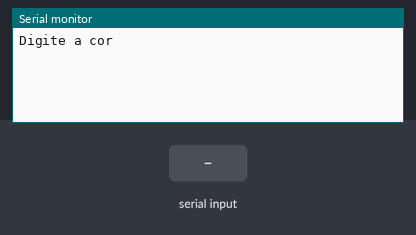
Bench run of a sketch on a simulated Arduino Uno, built with avr-gcc and run on an emulated ATmega328P. Parts: the last lines printed to the serial monitor. Inputs (shaded band) come from the test bench.

Above: at 1.2 s.
1.3 s: "verde" received over Serial
At 3.1 s:
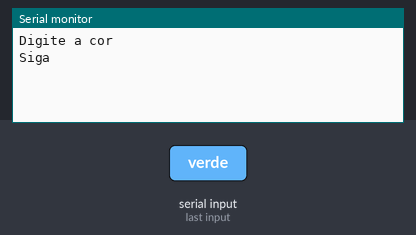
3.8 s: "1" received over Serial
At 5.2 s:
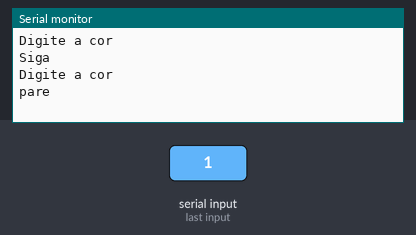

Measured:
- after the input at 1.3 s, the serial monitor: prints a new line after 1.0 s (image 1)
- after the input at 3.8 s, the serial monitor: prints a new line after 1.0 s (image 2)

The sketch:

ingenious_uusam_borwo1.ino
```cpp
// C++ code
//
String cor = " ";

void setup()
{
 Serial.begin(9600);
}

void loop()
{
  //Entrada
   Serial.println("Digite a cor");//mostra a mensagem na tela
   while( !Serial.available() );//espera o usuario dar <Enter>
   cor = Serial.readString();//

   if( cor == "verde" ){//se tornar verdadeiro - losango sim
    Serial.println("Siga");
   } else {
    Serial.println("pare");
   }
   delay(1000); // Wait for 1000 millisecond(s)

}
```
